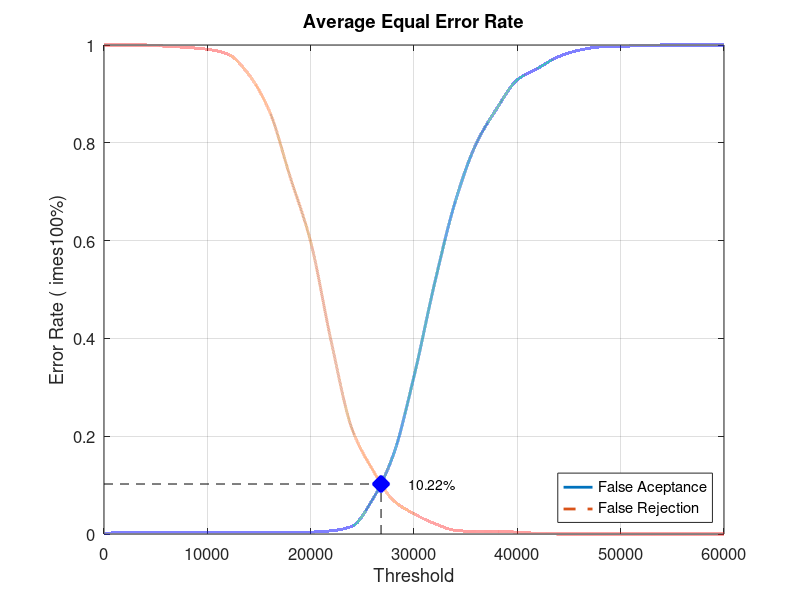
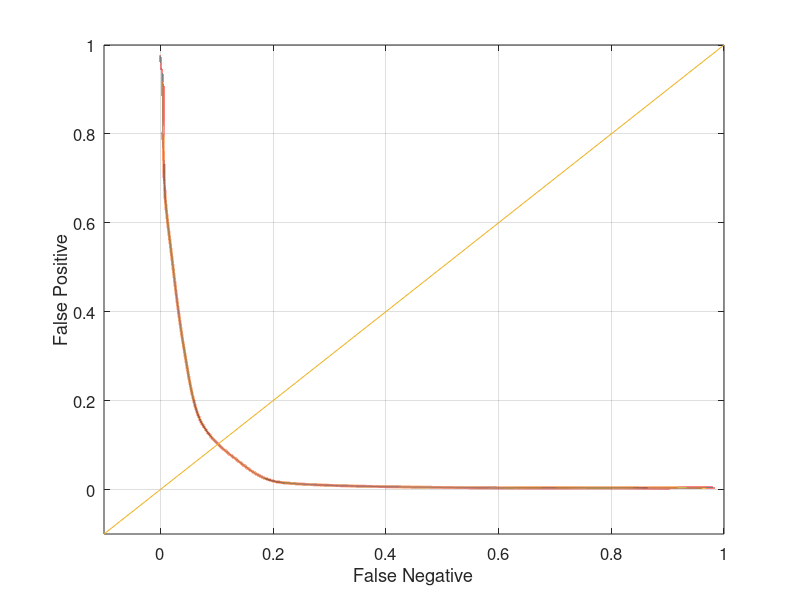

Reproduce these figures in MATLAB, in order.
close all;
clear;
clc;
x = 0:2000:60000;
xq = 0:0.5:60000;

y0 = [0 0.00394737 0.00394737 0.00394737 0.00394737 0.00394737 0.00394737 0.00394737 0.00394737 0.00394737 0.00394737 0.00657895 0.0157895 0.0710526 0.161842 0.322368 0.513158 0.680263 0.797368 0.869737 0.928947 0.952632 0.976316 0.989474 0.996053 0.997368 0.998684 1 1 1 1]
yy0 = interp1(x, y0, xq, 'pchip');
y1 = [1 1 1 0.9975 0.995 0.99125 0.98125 0.94 0.865 0.73125 0.5975 0.3925 0.215 0.13125 0.06875 0.04125 0.02125 0.0075 0.005 0.005 0.00375 0.00125 0 0 0 0 0 0 0 0 0]
yy1 = interp1(x, y1, xq, 'pchip');

% Calculating EER: 
y2 = abs(y0 - y1);
find(y2 == min(y2))
yy2 = abs(yy0 - yy1);
xEER = find(yy2 == min(yy2));
xEERIndex = xq(xEER) % X-axis EER
yEER = yy0(xEER) % Y-axis EER

main = figure
plot(xq, yy0,'-','LineWidth', 2);	hold on
plot(xq, yy1,'--','LineWidth', 2);	hold on
plot([xEERIndex xEERIndex], [0 yEER], 'k--');	hold on
plot([0 xEERIndex], [yEER yEER], 'k--');	hold on
plot(xEERIndex, yEER, 'bx', 'LineWidth', 10);	hold on
text(xEERIndex + 10 * xEERIndex / 100, yEER, [num2str(round((10000 * yEER)) / 100) '%'])
legend('False Aceptance', 'False Rejection', 'Location', 'SouthEast')
xlabel('Threshold')
ylabel('Error Rate (	imes100%)')
title('Average Equal Error Rate')
set(gca, 'FontSize', 12)
axis([0 60000 0 1])
grid on

print(main, 'Experiment2AverageMain', '-dpng');
FNRxFPR = figure('Color', [1 1 1]);
plot(yy1, yy0, '-', yy1, yy0, 'LineWidth', 2);
hold on
y = -0.1:0.1:1
plot(y, y); 
set(gca, 'FontSize', 12)
xlabel('False Negative')
ylabel('False Positive')
axis([-0.1 1 -0.1 1])
set(gca, 'FontSize', 12)
grid on

print(FNRxFPR, 'Experiment2AverageFNRxFPR','-dpng');
